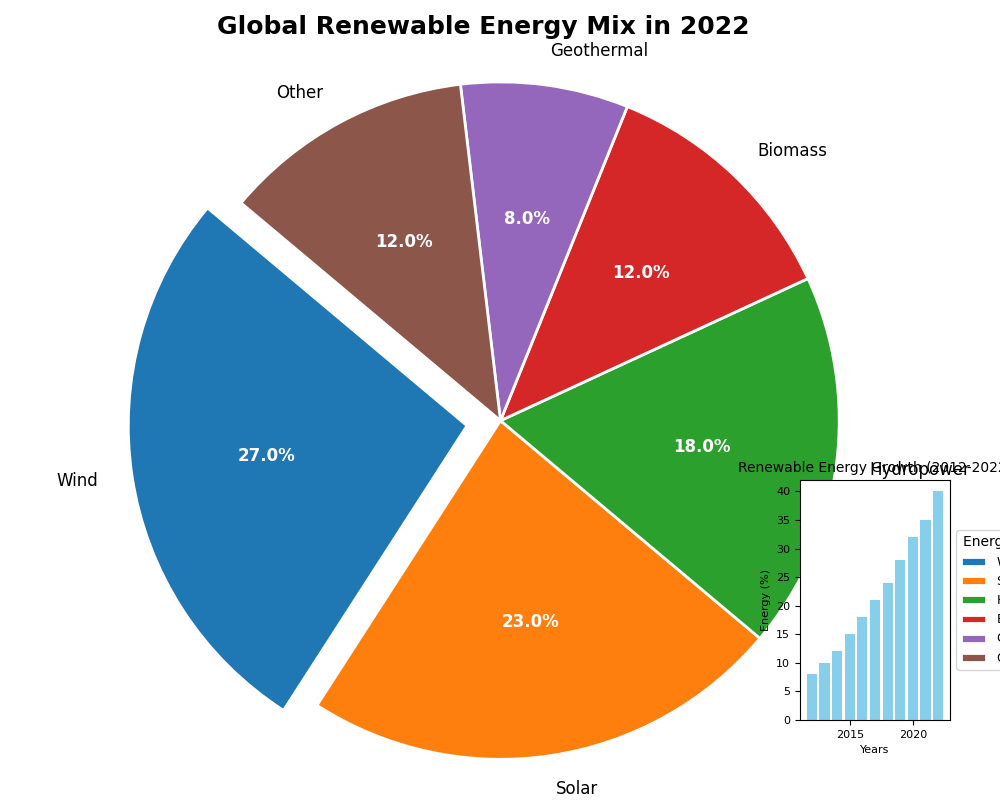

This chart was generated by the following Python code:
import matplotlib.pyplot as plt
import numpy as np

# Backstory and Context:
# We're presenting data on various renewable energy sources and their contribution to the global energy mix.
# This study compares the percentage of energy coming from different renewable sources in the year 2022.

# Data representing the global energy mix percentages for various renewable energy sources in 2022
energy_sources = ['Wind', 'Solar', 'Hydropower', 'Biomass', 'Geothermal', 'Other']
percentages = [27, 23, 18, 12, 8, 12]  # Percentages adding up to 100%

# Colors chosen to represent each renewable energy source
colors = ['#1f77b4', '#ff7f0e', '#2ca02c', '#d62728', '#9467bd', '#8c564b']

# Explode configuration to emphasize 'Wind' sector
explode = (0.1, 0, 0, 0, 0, 0)

# Create figure and axis
fig, ax = plt.subplots(figsize=(10, 8))

# Create the pie chart
wedges, texts, autotexts = ax.pie(
    percentages,
    labels=energy_sources,
    autopct='%1.1f%%',
    startangle=140,
    colors=colors,
    explode=explode,
    wedgeprops={'edgecolor': 'white', 'linewidth': 2}
)

# Add title and styling adjustments
ax.set_title(
    "Global Renewable Energy Mix in 2022",
    fontsize=18, fontweight='bold', pad=20
)
plt.setp(autotexts, size=12, weight='bold', color='white')
plt.setp(texts, size=12)

# Ensure the pie chart is a circle
ax.axis('equal')

# Create an inset bar chart showing renewable energy growth over the past decade
# Hypothetical data for the global increase in renewable energy usage from 2012 to 2022
years = np.arange(2012, 2023)
growth = [8, 10, 12, 15, 18, 21, 24, 28, 32, 35, 40]  # Data in percentage of total energy

# Create an inset axes at the specified position within the main chart
ax_inset = fig.add_axes([0.8, 0.1, 0.15, 0.3])
ax_inset.bar(years, growth, color='skyblue')
ax_inset.set_title("Renewable Energy Growth (2012-2022)", fontsize=10)
ax_inset.set_ylabel("Energy (%)", fontsize=8)
ax_inset.set_xlabel("Years", fontsize=8)
ax_inset.tick_params(axis='both', labelsize=8)

# Legend with additional spacing
plt.legend(wedges, energy_sources, title="Energy Sources", loc="center left", bbox_to_anchor=(1, 0, 0.5, 1), fontsize=9)

# Adjust layout to fit everything neatly
plt.tight_layout()

# Show plot
plt.show()
